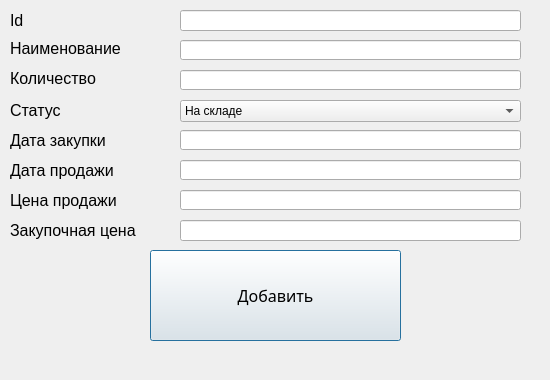
<?xml version="1.0" encoding="UTF-8"?>
<ui version="4.0">
 <class>AddItem</class>
 <widget class="QDialog" name="AddItem">
  <property name="windowModality">
   <enum>Qt::WindowModal</enum>
  </property>
  <property name="geometry">
   <rect>
    <x>0</x>
    <y>0</y>
    <width>550</width>
    <height>380</height>
   </rect>
  </property>
  <property name="windowTitle">
   <string>Add an Item</string>
  </property>
  <property name="inputMethodHints">
   <set>Qt::ImhExclusiveInputMask</set>
  </property>
  <widget class="QPushButton" name="btnAdd">
   <property name="geometry">
    <rect>
     <x>150</x>
     <y>250</y>
     <width>251</width>
     <height>91</height>
    </rect>
   </property>
   <property name="font">
    <font>
     <family>Arial Black</family>
     <pointsize>12</pointsize>
    </font>
   </property>
   <property name="text">
    <string>Добавить</string>
   </property>
  </widget>
  <widget class="QLabel" name="label">
   <property name="geometry">
    <rect>
     <x>10</x>
     <y>40</y>
     <width>141</width>
     <height>16</height>
    </rect>
   </property>
   <property name="font">
    <font>
     <pointsize>12</pointsize>
    </font>
   </property>
   <property name="text">
    <string>Наименование</string>
   </property>
  </widget>
  <widget class="QLineEdit" name="txtName">
   <property name="geometry">
    <rect>
     <x>180</x>
     <y>40</y>
     <width>341</width>
     <height>20</height>
    </rect>
   </property>
   <property name="font">
    <font>
     <pointsize>9</pointsize>
    </font>
   </property>
  </widget>
  <widget class="QLineEdit" name="txtQuantity">
   <property name="geometry">
    <rect>
     <x>180</x>
     <y>70</y>
     <width>341</width>
     <height>20</height>
    </rect>
   </property>
   <property name="font">
    <font>
     <pointsize>9</pointsize>
    </font>
   </property>
  </widget>
  <widget class="QLabel" name="label_2">
   <property name="geometry">
    <rect>
     <x>10</x>
     <y>70</y>
     <width>121</width>
     <height>16</height>
    </rect>
   </property>
   <property name="font">
    <font>
     <pointsize>12</pointsize>
    </font>
   </property>
   <property name="text">
    <string>Количество</string>
   </property>
  </widget>
  <widget class="QLabel" name="label_3">
   <property name="geometry">
    <rect>
     <x>10</x>
     <y>100</y>
     <width>121</width>
     <height>21</height>
    </rect>
   </property>
   <property name="font">
    <font>
     <pointsize>12</pointsize>
    </font>
   </property>
   <property name="text">
    <string>Статус</string>
   </property>
  </widget>
  <widget class="QLineEdit" name="txtDOP">
   <property name="geometry">
    <rect>
     <x>180</x>
     <y>130</y>
     <width>341</width>
     <height>20</height>
    </rect>
   </property>
   <property name="font">
    <font>
     <pointsize>9</pointsize>
    </font>
   </property>
  </widget>
  <widget class="QLabel" name="label_4">
   <property name="geometry">
    <rect>
     <x>10</x>
     <y>130</y>
     <width>131</width>
     <height>21</height>
    </rect>
   </property>
   <property name="font">
    <font>
     <pointsize>12</pointsize>
    </font>
   </property>
   <property name="text">
    <string>Дата закупки</string>
   </property>
  </widget>
  <widget class="QLineEdit" name="txtDOS">
   <property name="geometry">
    <rect>
     <x>180</x>
     <y>160</y>
     <width>341</width>
     <height>20</height>
    </rect>
   </property>
   <property name="font">
    <font>
     <pointsize>9</pointsize>
    </font>
   </property>
  </widget>
  <widget class="QLabel" name="label_5">
   <property name="geometry">
    <rect>
     <x>10</x>
     <y>160</y>
     <width>141</width>
     <height>21</height>
    </rect>
   </property>
   <property name="font">
    <font>
     <pointsize>12</pointsize>
    </font>
   </property>
   <property name="text">
    <string>Дата продажи</string>
   </property>
  </widget>
  <widget class="QLineEdit" name="txtSellingPrice">
   <property name="geometry">
    <rect>
     <x>180</x>
     <y>190</y>
     <width>341</width>
     <height>20</height>
    </rect>
   </property>
   <property name="font">
    <font>
     <pointsize>9</pointsize>
    </font>
   </property>
  </widget>
  <widget class="QLabel" name="label_6">
   <property name="geometry">
    <rect>
     <x>10</x>
     <y>190</y>
     <width>141</width>
     <height>20</height>
    </rect>
   </property>
   <property name="font">
    <font>
     <pointsize>12</pointsize>
    </font>
   </property>
   <property name="text">
    <string>Цена продажи</string>
   </property>
  </widget>
  <widget class="QLineEdit" name="txtPurchasePrice">
   <property name="geometry">
    <rect>
     <x>180</x>
     <y>220</y>
     <width>341</width>
     <height>21</height>
    </rect>
   </property>
   <property name="font">
    <font>
     <pointsize>9</pointsize>
    </font>
   </property>
  </widget>
  <widget class="QLabel" name="label_7">
   <property name="geometry">
    <rect>
     <x>10</x>
     <y>220</y>
     <width>161</width>
     <height>21</height>
    </rect>
   </property>
   <property name="font">
    <font>
     <pointsize>12</pointsize>
    </font>
   </property>
   <property name="text">
    <string>Закупочная цена</string>
   </property>
  </widget>
  <widget class="QComboBox" name="cmbStatus">
   <property name="geometry">
    <rect>
     <x>180</x>
     <y>100</y>
     <width>341</width>
     <height>22</height>
    </rect>
   </property>
   <item>
    <property name="text">
     <string>На складе</string>
    </property>
   </item>
   <item>
    <property name="text">
     <string>Истек срок годности</string>
    </property>
   </item>
   <item>
    <property name="text">
     <string>Продан</string>
    </property>
   </item>
   <item>
    <property name="text">
     <string>Возвращен</string>
    </property>
   </item>
   <item>
    <property name="text">
     <string>Брак</string>
    </property>
   </item>
  </widget>
  <widget class="QLabel" name="lblInfo">
   <property name="geometry">
    <rect>
     <x>190</x>
     <y>350</y>
     <width>171</width>
     <height>20</height>
    </rect>
   </property>
   <property name="layoutDirection">
    <enum>Qt::LeftToRight</enum>
   </property>
   <property name="text">
    <string/>
   </property>
  </widget>
  <widget class="QLineEdit" name="txtId">
   <property name="geometry">
    <rect>
     <x>180</x>
     <y>10</y>
     <width>341</width>
     <height>21</height>
    </rect>
   </property>
   <property name="font">
    <font>
     <pointsize>9</pointsize>
    </font>
   </property>
  </widget>
  <widget class="QLabel" name="label_8">
   <property name="geometry">
    <rect>
     <x>10</x>
     <y>10</y>
     <width>111</width>
     <height>20</height>
    </rect>
   </property>
   <property name="font">
    <font>
     <pointsize>12</pointsize>
    </font>
   </property>
   <property name="text">
    <string>Id</string>
   </property>
  </widget>
 </widget>
 <resources/>
 <connections/>
</ui>
